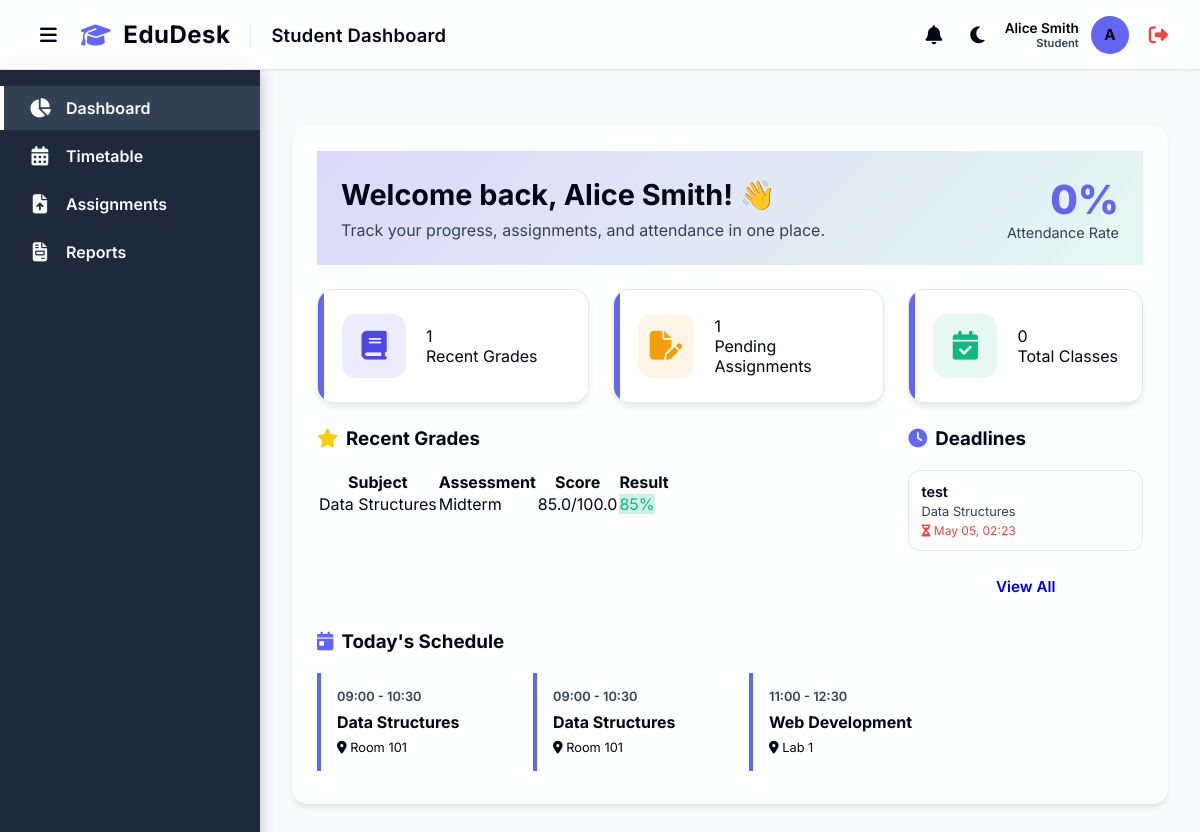
/student_dashboard (signed in), run on an earlier commit of the app's database.
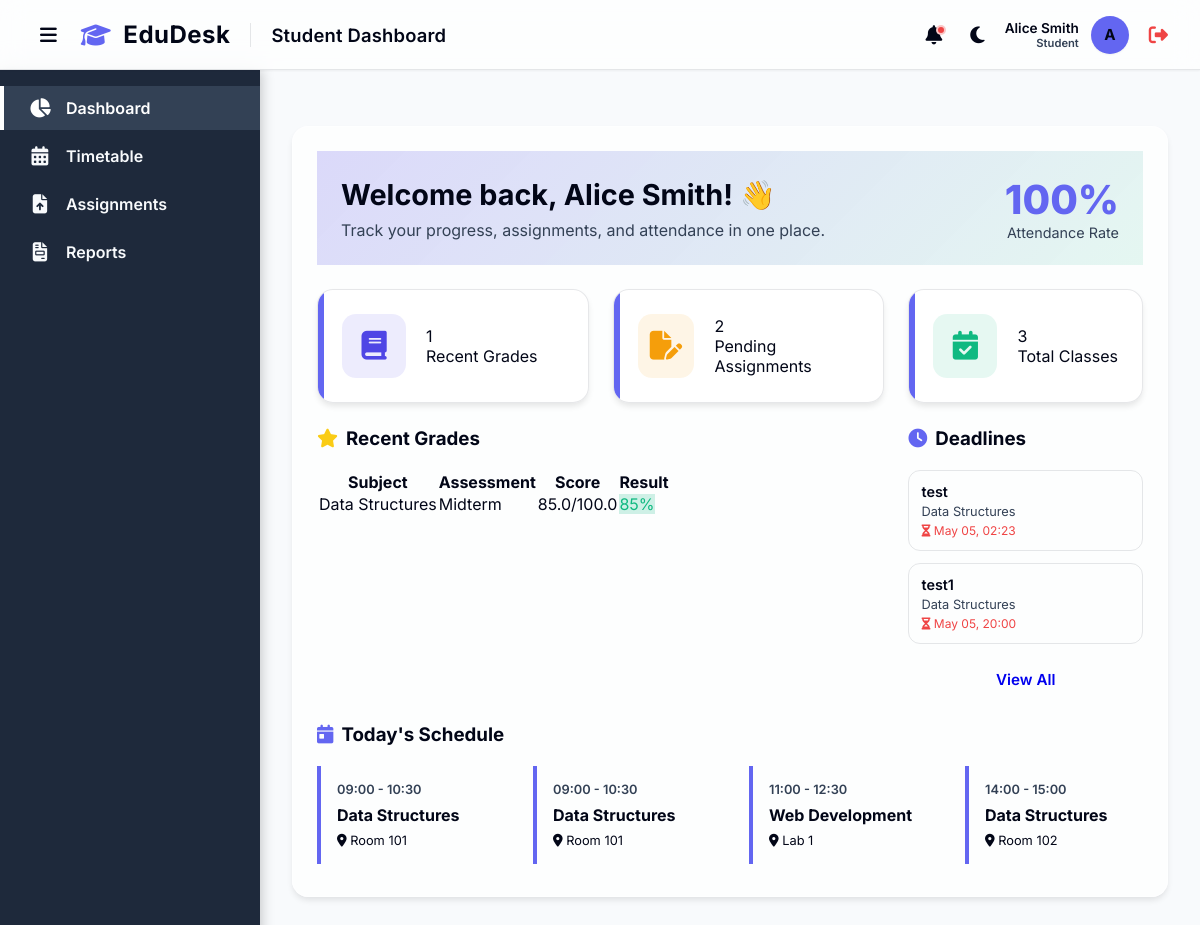
And on a later commit of the database.
### models.py (models this page shows)
class User(UserMixin, db.Model):
    id = db.Column(db.Integer, primary_key=True)
    name = db.Column(db.String(100), nullable=False)
    email = db.Column(db.String(120), unique=True, nullable=False)
    password_hash = db.Column(db.String(256), nullable=False)
    role = db.Column(db.String(20), nullable=False, default='Teacher') # 'Admin', 'Teacher', 'Student', 'Parent'
    subject_id = db.Column(db.Integer, db.ForeignKey('subject.id'), nullable=True)
    subject = db.relationship('Subject', foreign_keys=[subject_id], backref='users_as_teachers')
    notifications = db.relationship('Notification', backref='user', lazy=True)

class Student(db.Model):
    id = db.Column(db.Integer, primary_key=True)
    roll_number = db.Column(db.String(20), unique=True, nullable=False)
    name = db.Column(db.String(100), nullable=False)
    email = db.Column(db.String(120), unique=True, nullable=True)
    phone = db.Column(db.String(20), nullable=True)
    department = db.Column(db.String(50), nullable=True)
    semester = db.Column(db.Integer, nullable=True)
    batch = db.Column(db.String(50), nullable=True)
    teacher_id = db.Column(db.Integer, db.ForeignKey('user.id'), nullable=True)
    user_id = db.Column(db.Integer, db.ForeignKey('user.id'), nullable=True) # For Student Login
    parent_id = db.Column(db.Integer, db.ForeignKey('user.id'), nullable=True) # For Parent Linkage
    teacher = db.relationship('User', foreign_keys=[teacher_id], backref='students_mentored')
    user_account = db.relationship('User', foreign_keys=[user_id], backref='student_profile')
    parent = db.relationship('User', foreign_keys=[parent_id], backref='children')
    attendances = db.relationship('Attendance', backref='student', lazy=True)
    grades = db.relationship('Grade', backref='student', lazy=True)
    submissions = db.relationship('Submission', backref='student', lazy=True)

class Grade(db.Model):
    id = db.Column(db.Integer, primary_key=True)
    student_id = db.Column(db.Integer, db.ForeignKey('student.id'), nullable=False)
    subject_id = db.Column(db.Integer, db.ForeignKey('subject.id'), nullable=False)
    assessment = db.Column(db.String(50), nullable=False) # e.g., 'Midterm', 'Assignment 1'
    score = db.Column(db.Float, nullable=False)
    max_score = db.Column(db.Float, nullable=False)

class Subject(db.Model):
    id = db.Column(db.Integer, primary_key=True)
    code = db.Column(db.String(20), unique=True, nullable=False)
    name = db.Column(db.String(100), nullable=False)
    credits = db.Column(db.Integer, nullable=False, default=3)
    teacher_id = db.Column(db.Integer, db.ForeignKey('user.id'), nullable=True) # Reference to User (Teacher)
    teacher = db.relationship('User', foreign_keys=[teacher_id], backref='subjects')
    attendances = db.relationship('Attendance', backref='subject', lazy=True)
    grades = db.relationship('Grade', backref='subject', lazy=True)
    timetables = db.relationship('Timetable', backref='subject', lazy=True)
    assignments = db.relationship('Assignment', backref='subject', lazy=True)

class Assignment(db.Model):
    id = db.Column(db.Integer, primary_key=True)
    subject_id = db.Column(db.Integer, db.ForeignKey('subject.id'), nullable=False)
    teacher_id = db.Column(db.Integer, db.ForeignKey('user.id'), nullable=False)
    title = db.Column(db.String(200), nullable=False)
    description = db.Column(db.Text, nullable=True)
    deadline = db.Column(db.DateTime, nullable=False)
    file_path = db.Column(db.String(255), nullable=True)
    created_at = db.Column(db.DateTime, default=datetime.utcnow)
    submissions = db.relationship('Submission', backref='assignment', lazy=True)

class Timetable(db.Model):
    id = db.Column(db.Integer, primary_key=True)
    subject_id = db.Column(db.Integer, db.ForeignKey('subject.id'), nullable=False)
    day = db.Column(db.String(20), nullable=True) # e.g., 'Monday' (nullable for one-off)
    date = db.Column(db.Date, nullable=True) # For specific date events (one-off)
    start_time = db.Column(db.String(5), nullable=False) # e.g., '09:00'
    end_time = db.Column(db.String(5), nullable=False)   # e.g., '10:30'
    room = db.Column(db.String(50), nullable=False)

### app.py (the view)
@app.route('/student_dashboard')
@login_required
def student_dashboard():
    if current_user.role != 'Student':
        return redirect(url_for('dashboard'))
    student = current_user.student_profile[0] if current_user.student_profile else None
    if not student:
        flash('No student profile linked to this account.', 'error')
        return redirect(url_for('logout'))
    present_days = Attendance.query.filter_by(student_id=student.id, status='Present').count()
    absent_days = Attendance.query.filter_by(student_id=student.id, status='Absent').count()
    total_days = present_days + absent_days
    att_rate = int((present_days / total_days * 100)) if total_days > 0 else 0
    grades = Grade.query.filter_by(student_id=student.id).order_by(Grade.id.desc()).limit(5).all()
    assignments = Assignment.query.join(Subject).order_by(Assignment.deadline.asc()).limit(5).all()
    timetable = Timetable.query.join(Subject).order_by(Timetable.start_time).all()
    notifications = Notification.query.filter_by(user_id=current_user.id, is_read=False).order_by(Notification.created_at.desc()).limit(5).all()
    return render_template('student_dashboard.html',
                           student=student,
                           att_rate=att_rate,
                           recent_grades=grades,
                           upcoming_assignments=assignments,
                           timetable=timetable,
                           notifications=notifications)

### templates/student_dashboard.html (shortened to what this page needs)
{% extends 'base.html' %}
{% block page_title %}Student Dashboard{% endblock %}
{% block content %}
<div class="dashboard-grid">
    <div class="glass-card welcome-card" style="grid-column: span 3; display: flex; align-items: center; justify-content: space-between; padding: 24px; background: linear-gradient(135deg, rgba(79, 70, 229, 0.2), rgba(16, 185, 129, 0.1));">
        <div>
            <h2 style="font-size: 1.8rem; margin-bottom: 8px;">Welcome back, {{ student.name }}! 👋</h2>
            <p style="color: var(--text-muted);">Track your progress, assignments, and attendance in one place.</p>
        </div>
        <div style="text-align: right;">
            <div style="font-size: 2.5rem; font-weight: 800; color: var(--primary-color);">{{ att_rate }}%</div>
            <div style="font-size: 0.9rem; color: var(--text-muted);">Attendance Rate</div>
        </div>
    </div>
    <div class="glass-card stat-card">
        <div class="stat-icon" style="background: rgba(79, 70, 229, 0.1); color: #4F46E5;"><i class="fa-solid fa-book"></i></div>
        <div class="stat-details">
            <div class="stat-value">{{ recent_grades|length }}</div>
            <div class="stat-label">Recent Grades</div>
        </div>
    </div>
    <div class="glass-card stat-card">
        <div class="stat-icon" style="background: rgba(245, 158, 11, 0.1); color: #F59E0B;"><i class="fa-solid fa-file-pen"></i></div>
        <div class="stat-details">
            <div class="stat-value">{{ upcoming_assignments|length }}</div>
            <div class="stat-label">Pending Assignments</div>
        </div>
    </div>
    <div class="glass-card stat-card">
        <div class="stat-icon" style="background: rgba(16, 185, 129, 0.1); color: #10B981;"><i class="fa-solid fa-calendar-check"></i></div>
        <div class="stat-details">
            <div class="stat-value">{{ student.attendances|length }}</div>
            <div class="stat-label">Total Classes</div>
        </div>
    </div>
    <div class="glass-card" style="grid-column: span 2;">
        <h3 style="margin-bottom: 20px;"><i class="fa-solid fa-star" style="color: #FACC15; margin-right: 8px;"></i>Recent Grades</h3>
        <div class="table-container">
            <table class="data-table">
                <thead>
                    <tr>
                        <th>Subject</th>
                        <th>Assessment</th>
                        <th>Score</th>
                        <th>Result</th>
                    </tr>
                </thead>
                <tbody>
                    {% for g in recent_grades %}
                    <tr>
                        <td>{{ g.subject.name }}</td>
                        <td>{{ g.assessment }}</td>
                        <td>{{ g.score }}/{{ g.max_score }}</td>
                        <td>
                            {% set perc = (g.score / g.max_score * 100) | int %}
                            <span class="badge" style="background: {% if perc >= 75 %}rgba(16, 185, 129, 0.2){% else %}rgba(239, 68, 68, 0.2){% endif %}; color: {% if perc >= 75 %}#10B981{% else %}#EF4444{% endif %};">
                                {{ perc }}%
                            </span>
                        </td>
                    </tr>
                    {% endfor %}
                </tbody>
            </table>
        </div>
    </div>
    <div class="glass-card">
        <h3 style="margin-bottom: 20px;"><i class="fa-solid fa-clock" style="color: #6366F1; margin-right: 8px;"></i>Deadlines</h3>
        <div style="display: flex; flex-direction: column; gap: 12px;">
            {% for a in upcoming_assignments %}
            <div style="padding: 12px; border-radius: 12px; border: 1px solid var(--border-color); background: rgba(var(--primary-rgb), 0.03);">
                <div style="font-weight: 600; font-size: 0.9rem;">{{ a.title }}</div>
                <div style="font-size: 0.8rem; color: var(--text-muted); margin: 4px 0;">{{ a.subject.name }}</div>
                <div style="font-size: 0.75rem; color: #EF4444;"><i class="fa-solid fa-hourglass-half"></i> {{ a.deadline.strftime('%b %d, %H:%M') }}</div>
            </div>
            {% endfor %}
        </div>
        <a href="{{ url_for('assignments') }}" class="btn btn-secondary" style="width: 100%; margin-top: 16px; text-align: center;">View All</a>
    </div>
    <div class="glass-card" style="grid-column: span 3;">
        <h3 style="margin-bottom: 20px;"><i class="fa-solid fa-calendar-day" style="color: var(--primary-color); margin-right: 8px;"></i>Today's Schedule</h3>
        <div style="display: flex; gap: 16px; overflow-x: auto; padding-bottom: 8px;">
            {% for t in timetable %}
            <div class="glass-card" style="min-width: 200px; padding: 16px; border-left: 4px solid var(--primary-color);">
                <div style="font-size: 0.8rem; color: var(--text-muted); font-weight: 600;">{{ t.start_time }} - {{ t.end_time }}</div>
                <div style="font-weight: 700; margin: 8px 0;">{{ t.subject.name }}</div>
                <div style="font-size: 0.8rem;"><i class="fa-solid fa-location-dot"></i> {{ t.room }}</div>
            </div>
            {% endfor %}
        </div>
    </div>
</div>
{% endblock %}

### templates/base.html (shortened to what this page needs)
<!DOCTYPE html>
<html lang="en">
<head>
    <link rel="stylesheet" href="https://cdnjs.cloudflare.com/ajax/libs/font-awesome/6.4.0/css/all.min.css">
    <link rel="stylesheet" href="{{ url_for('static', filename='css/style.css') }}">
</head>
<body>
    <header class="topbar">
        <div style="display: flex; align-items: center; gap: 16px;">
            <button id="sidebarToggle" class="btn btn-theme-toggle" aria-label="Toggle Sidebar"
                style="background: transparent; border: none; color: var(--text-main); font-size: 1.2rem; cursor: pointer; display: flex; align-items: center; padding: 4px 8px;">
                <i class="fa-solid fa-bars"></i>
            </button>
            <div class="brand-header"
                style="display: flex; align-items: center; gap: 12px; font-size: 1.5rem; font-weight: 700; color: var(--text-main); letter-spacing: 0.5px;">
                <i class="fa-solid fa-graduation-cap" style="color: var(--primary-color);"></i>
                <span>EduDesk</span>
            </div>
            <h1 class="page-title" style="margin: 0;">{% block page_title %}Dashboard{% endblock %}</h1>
        </div>
        <div class="user-profile" style="display: flex; align-items: center; gap: 12px;">
            <div class="notification-wrapper" style="position: relative;">
                <button id="notifBell" class="btn btn-theme-toggle" aria-label="Notifications"
                    style="background: transparent; border: none; color: var(--text-main); font-size: 1.2rem; cursor: pointer; display: flex; align-items: center; padding: 4px 8px;">
                    <i class="fa-solid fa-bell"></i>
                    {% if notifications|length > 0 %}
                    <span class="pulse-dot" style="position: absolute; top: 4px; right: 4px; width: 10px; height: 10px; background: #ef4444; border-radius: 50%; border: 2px solid var(--card-bg);"></span>
                    {% endif %}
                </button>
            </div>
            <button id="themeToggle" class="btn btn-theme-toggle" aria-label="Toggle Theme"
                style="background: transparent; border: none; color: var(--text-main); font-size: 1.2rem; cursor: pointer; display: flex; align-items: center; padding: 4px 8px;">
                <i class="fa-solid fa-moon"></i>
            </button>
            <div style="text-align: right;">
                <div style="font-size: 0.85rem; font-weight: 600;">{{ current_user.name }}</div>
                <div style="font-size: 0.7rem; color: var(--text-muted);">{{ current_user.role }}</div>
            </div>
            <div class="avatar">{{ current_user.name[0] | upper if current_user.name else 'U' }}</div>
            <a href="{{ url_for('logout') }}" title="Logout"
                style="color: #ef4444; font-size: 1.2rem; margin-left: 8px;"><i
                    class="fa-solid fa-right-from-bracket"></i></a>
        </div>
    </header>
    <div class="layout-wrapper" style="display: flex; flex: 1;">
        <aside class="sidebar">
            <ul class="nav-links" style="padding-top: 16px;">
                <li class="nav-item">
                    <a href="{{ url_for('dashboard') }}"
                        class="nav-link {% if request.endpoint == 'dashboard' or request.endpoint == 'student_dashboard' or request.endpoint == 'parent_dashboard' %}active{% endif %}">
                        <i class="fa-solid fa-chart-pie"></i>
                        <span>Dashboard</span>
                    </a>
                </li>
                <li class="nav-item">
                    <a href="{{ url_for('timetable') }}"
                        class="nav-link {% if request.endpoint == 'timetable' %}active{% endif %}">
                        <i class="fa-solid fa-calendar-days"></i>
                        <span>Timetable</span>
                    </a>
                </li>
                <li class="nav-item">
                    <a href="{{ url_for('assignments') }}"
                        class="nav-link {% if request.endpoint == 'assignments' %}active{% endif %}">
                        <i class="fa-solid fa-file-arrow-up"></i>
                        <span>Assignments</span>
                    </a>
                </li>
                <li class="nav-item">
                    <a href="{{ url_for('reports') }}"
                        class="nav-link {% if request.endpoint == 'reports' %}active{% endif %}">
                        <i class="fa-solid fa-file-invoice"></i>
                        <span>Reports</span>
                    </a>
                </li>
            </ul>
        </aside>
        <main class="main-content">
            <div class="content-wrapper">
                {% block content %}
                {% endblock %}
            </div>
        </main>
    </div>
</body>
</html>

What changed in the data, as far as the page shows it:
added Assignment: title "test1", subject.name "Data Structures", deadline "May 05, 20:00"
added Timetable: start_time "14:00", end_time "15:00", subject.name "Data Structures", room "Room 102"
Also different on the page:
{{ att_rate }}: "0" → "100"
{{ upcoming_assignments|length }}: "1" → "2"
{{ student.attendances|length }}: "0" → "3"
